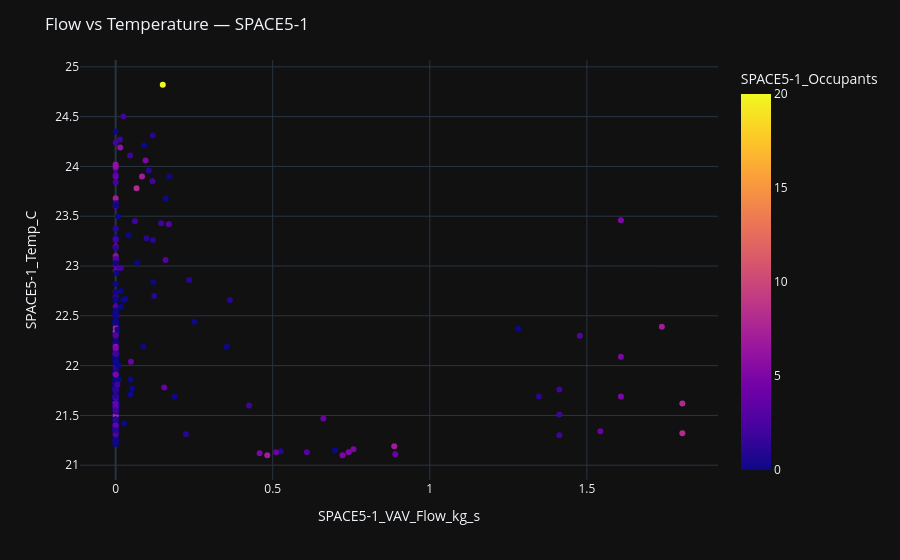

The code cell stored with this chart in its notebook:
### Code cell
# Flow vs Temperature scatter using DataPlotter
DataPlotter.scatter(
    df, x_col=f'{ZONE}_VAV_Flow_kg_s', y_col=f'{ZONE}_Temp_C',
    color_col=f'{ZONE}_Occupants',
    title=f'Flow vs Temperature — {ZONE}'
).show()

### Figure 1 — Plotly figure (JSON) as saved in the notebook; plotly's stock layout.template omitted (floating-point values rounded to 4 significant figures; data arrays with more than 128 entries replaced by an {"elided": "..."} marker saying what was removed)
{"data": [{"hovertemplate": "SPACE5-1_VAV_Flow_kg_s=%{x}<br>SPACE5-1_Temp_C=%{y}<br>SPACE5-1_Occupants=%{marker.color}<extra></extra>", "legendgroup": "", "marker": {"color": {"elided": "288 int values"}, "coloraxis": "coloraxis", "symbol": "circle"}, "mode": "markers", "name": "", "orientation": "v", "showlegend": false, "type": "scatter", "x": {"elided": "288 float values"}, "xaxis": "x", "y": {"elided": "288 float values"}, "yaxis": "y"}], "layout": {"coloraxis": {"colorbar": {"title": {"text": "SPACE5-1_Occupants"}}, "colorscale": [[0, "#0d0887"], [0.1111, "#46039f"], [0.2222, "#7201a8"], [0.3333, "#9c179e"], [0.4444, "#bd3786"], [0.5556, "#d8576b"], [0.6667, "#ed7953"], [0.7778, "#fb9f3a"], [0.8889, "#fdca26"], [1, "#f0f921"]]}, "legend": {"tracegroupgap": 0}, "margin": {"t": 60}, "title": {"text": "Flow vs Temperature — SPACE5-1"}, "xaxis": {"anchor": "y", "domain": [0, 1], "title": {"text": "SPACE5-1_VAV_Flow_kg_s"}}, "yaxis": {"anchor": "x", "domain": [0, 1], "title": {"text": "SPACE5-1_Temp_C"}}}}
